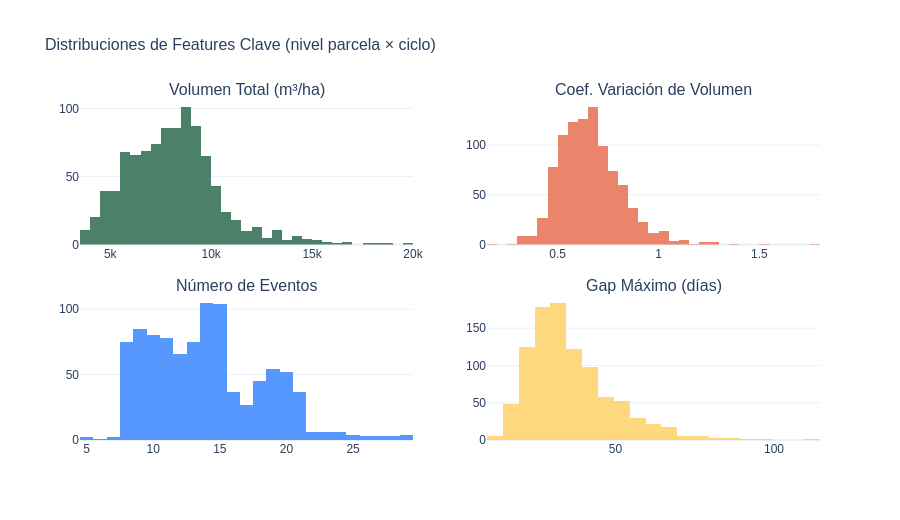

Notebook code cell kept with this figure:
### Code cell
sel   = ["vol_total_m3_ha","vol_cv","n_eventos","max_gap_dias"]
titls = ["Volumen Total (m³/ha)","Coef. Variación de Volumen",
         "Número de Eventos","Gap Máximo (días)"]
cols  = [C_VERDE_MED, C_NARANJA, C_AZUL, C_AMARILLO]

fig = make_subplots(rows=2, cols=2, subplot_titles=titls, vertical_spacing=0.15)
for idx, (f, t, c) in enumerate(zip(sel, titls, cols)):
    r, col = divmod(idx, 2)
    fig.add_trace(go.Histogram(x=df_feat[f], nbinsx=40,
        marker_color=c, opacity=0.85, name=f), row=r+1, col=col+1)
fig.update_layout(title="Distribuciones de Features Clave (nivel parcela × ciclo)",
    height=520, showlegend=False, template=TMPL, font_family="Arial", title_font_size=16)
fig.show()

### Figure 1 — Plotly figure (JSON) as saved in the notebook; plotly's stock layout.template omitted (floating-point values rounded to 4 significant figures; data arrays with more than 128 entries replaced by an {"elided": "..."} marker saying what was removed)
{"data": [{"marker": {"color": "#2d6a4f"}, "name": "vol_total_m3_ha", "nbinsx": 40, "opacity": 0.85, "type": "histogram", "x": {"elided": "960 float values"}, "xaxis": "x", "yaxis": "y"}, {"marker": {"color": "#e76f51"}, "name": "vol_cv", "nbinsx": 40, "opacity": 0.85, "type": "histogram", "x": {"elided": "960 float values"}, "xaxis": "x2", "yaxis": "y2"}, {"marker": {"color": "#3a86ff"}, "name": "n_eventos", "nbinsx": 40, "opacity": 0.85, "type": "histogram", "x": {"elided": "960 float values"}, "xaxis": "x3", "yaxis": "y3"}, {"marker": {"color": "#ffd166"}, "name": "max_gap_dias", "nbinsx": 40, "opacity": 0.85, "type": "histogram", "x": {"elided": "960 float values"}, "xaxis": "x4", "yaxis": "y4"}], "layout": {"annotations": [{"font": {"size": 16}, "showarrow": false, "text": "Volumen Total (m³/ha)", "x": 0.225, "xanchor": "center", "xref": "paper", "y": 1, "yanchor": "bottom", "yref": "paper"}, {"font": {"size": 16}, "showarrow": false, "text": "Coef. Variación de Volumen", "x": 0.775, "xanchor": "center", "xref": "paper", "y": 1, "yanchor": "bottom", "yref": "paper"}, {"font": {"size": 16}, "showarrow": false, "text": "Número de Eventos", "x": 0.225, "xanchor": "center", "xref": "paper", "y": 0.425, "yanchor": "bottom", "yref": "paper"}, {"font": {"size": 16}, "showarrow": false, "text": "Gap Máximo (días)", "x": 0.775, "xanchor": "center", "xref": "paper", "y": 0.425, "yanchor": "bottom", "yref": "paper"}], "font": {"family": "Arial"}, "height": 520, "showlegend": false, "title": {"font": {"size": 16}, "text": "Distribuciones de Features Clave (nivel parcela × ciclo)"}, "xaxis": {"anchor": "y", "domain": [0, 0.45]}, "xaxis2": {"anchor": "y2", "domain": [0.55, 1]}, "xaxis3": {"anchor": "y3", "domain": [0, 0.45]}, "xaxis4": {"anchor": "y4", "domain": [0.55, 1]}, "yaxis": {"anchor": "x", "domain": [0.575, 1]}, "yaxis2": {"anchor": "x2", "domain": [0.575, 1]}, "yaxis3": {"anchor": "x3", "domain": [0, 0.425]}, "yaxis4": {"anchor": "x4", "domain": [0, 0.425]}}}
